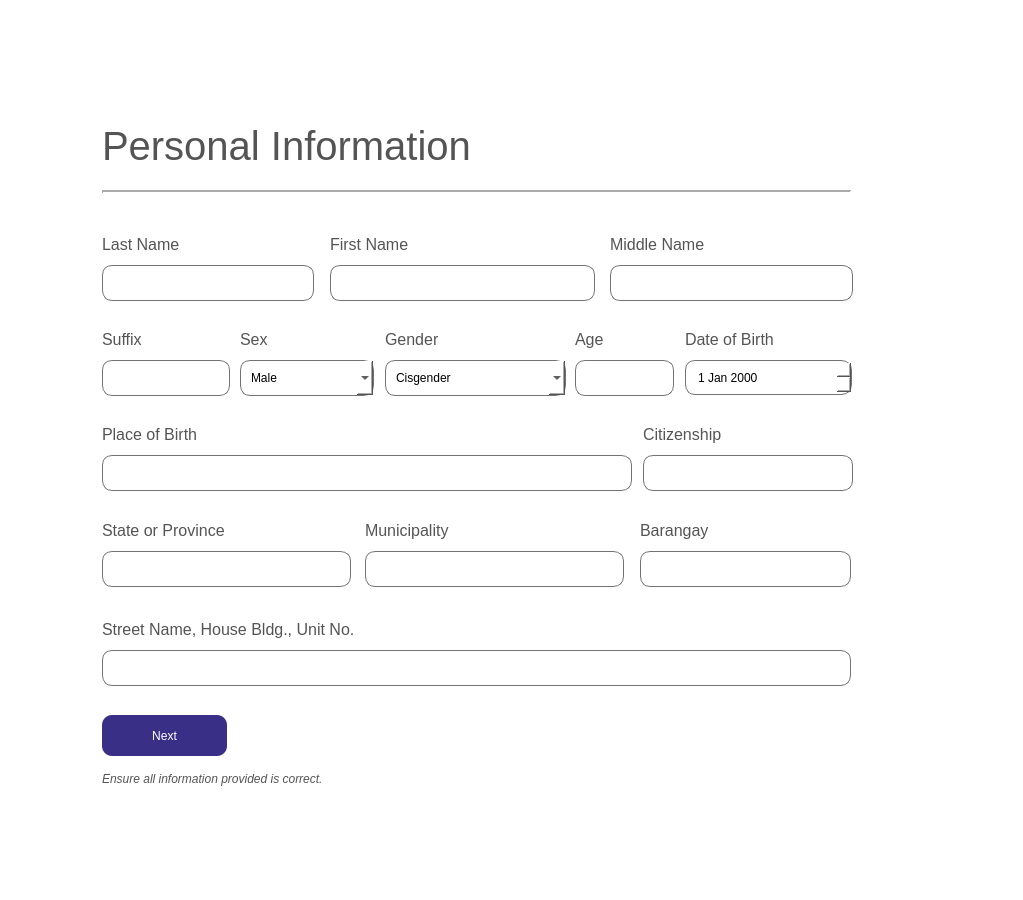
<?xml version="1.0" encoding="UTF-8"?>
<ui version="4.0">
 <class>Form</class>
 <widget class="QWidget" name="Form">
  <property name="geometry">
   <rect>
    <x>0</x>
    <y>0</y>
    <width>1023</width>
    <height>900</height>
   </rect>
  </property>
  <property name="windowTitle">
   <string>Form</string>
  </property>
  <property name="styleSheet">
   <string notr="true">background: white;</string>
  </property>
  <widget class="QWidget" name="widget" native="true">
   <property name="geometry">
    <rect>
     <x>0</x>
     <y>0</y>
     <width>1023</width>
     <height>900</height>
    </rect>
   </property>
   <widget class="QLabel" name="label">
    <property name="geometry">
     <rect>
      <x>102</x>
      <y>115</y>
      <width>541</width>
      <height>61</height>
     </rect>
    </property>
    <property name="styleSheet">
     <string notr="true">background-color: none;
font-family: 'Helvetica';
font-size: 30pt;
color: #545454;</string>
    </property>
    <property name="text">
     <string>Personal Information</string>
    </property>
   </widget>
   <widget class="Line" name="line">
    <property name="geometry">
     <rect>
      <x>102</x>
      <y>182</y>
      <width>749</width>
      <height>20</height>
     </rect>
    </property>
    <property name="lineWidth">
     <number>2</number>
    </property>
    <property name="orientation">
     <enum>Qt::Horizontal</enum>
    </property>
   </widget>
   <widget class="QLabel" name="label_2">
    <property name="geometry">
     <rect>
      <x>102</x>
      <y>234</y>
      <width>151</width>
      <height>21</height>
     </rect>
    </property>
    <property name="styleSheet">
     <string notr="true">font-family: 'Poppins';
font-size: 12pt;
color: #545454;</string>
    </property>
    <property name="text">
     <string>Last Name</string>
    </property>
   </widget>
   <widget class="QLineEdit" name="lname_line">
    <property name="geometry">
     <rect>
      <x>102</x>
      <y>265</y>
      <width>212</width>
      <height>36</height>
     </rect>
    </property>
    <property name="styleSheet">
     <string notr="true">border: 1px solid #737373;
border-radius: 10px;
padding-left: 10px;
font-family: 'Poppins';
font-size: 9pt;</string>
    </property>
   </widget>
   <widget class="QLabel" name="label_5">
    <property name="geometry">
     <rect>
      <x>330</x>
      <y>234</y>
      <width>151</width>
      <height>21</height>
     </rect>
    </property>
    <property name="styleSheet">
     <string notr="true">font-family: 'Poppins';
font-size: 12pt;
color: #545454;</string>
    </property>
    <property name="text">
     <string>First Name</string>
    </property>
   </widget>
   <widget class="QLineEdit" name="fname_line">
    <property name="geometry">
     <rect>
      <x>330</x>
      <y>265</y>
      <width>265</width>
      <height>36</height>
     </rect>
    </property>
    <property name="styleSheet">
     <string notr="true">border: 1px solid #737373;
border-radius: 10px;
padding-left: 10px;
font-family: 'Poppins';
font-size: 9pt;</string>
    </property>
   </widget>
   <widget class="QLabel" name="label_6">
    <property name="geometry">
     <rect>
      <x>610</x>
      <y>234</y>
      <width>151</width>
      <height>21</height>
     </rect>
    </property>
    <property name="styleSheet">
     <string notr="true">font-family: 'Poppins';
font-size: 12pt;
color: #545454;</string>
    </property>
    <property name="text">
     <string>Middle Name</string>
    </property>
   </widget>
   <widget class="QLineEdit" name="mname_line">
    <property name="geometry">
     <rect>
      <x>610</x>
      <y>265</y>
      <width>243</width>
      <height>36</height>
     </rect>
    </property>
    <property name="styleSheet">
     <string notr="true">border: 1px solid #737373;
border-radius: 10px;
padding-left: 10px;
font-family: 'Poppins';
font-size: 9pt;</string>
    </property>
   </widget>
   <widget class="QLabel" name="label_11">
    <property name="geometry">
     <rect>
      <x>102</x>
      <y>329</y>
      <width>131</width>
      <height>21</height>
     </rect>
    </property>
    <property name="styleSheet">
     <string notr="true">font-family: 'Poppins';
font-size: 12pt;
color: #545454;</string>
    </property>
    <property name="text">
     <string>Suffix</string>
    </property>
   </widget>
   <widget class="QLineEdit" name="suffix_line">
    <property name="geometry">
     <rect>
      <x>102</x>
      <y>360</y>
      <width>128</width>
      <height>36</height>
     </rect>
    </property>
    <property name="styleSheet">
     <string notr="true">border: 1px solid #737373;
border-radius: 10px;
padding-left: 10px;
font-family: 'Poppins';
font-size: 9pt;</string>
    </property>
   </widget>
   <widget class="QLabel" name="label_17">
    <property name="geometry">
     <rect>
      <x>240</x>
      <y>329</y>
      <width>131</width>
      <height>21</height>
     </rect>
    </property>
    <property name="styleSheet">
     <string notr="true">font-family: 'Poppins';
font-size: 12pt;
color: #545454;</string>
    </property>
    <property name="text">
     <string>Sex</string>
    </property>
   </widget>
   <widget class="QLabel" name="label_24">
    <property name="geometry">
     <rect>
      <x>385</x>
      <y>329</y>
      <width>131</width>
      <height>21</height>
     </rect>
    </property>
    <property name="styleSheet">
     <string notr="true">font-family: 'Poppins';
font-size: 12pt;
color: #545454;</string>
    </property>
    <property name="text">
     <string>Gender</string>
    </property>
   </widget>
   <widget class="QLineEdit" name="age_line">
    <property name="geometry">
     <rect>
      <x>575</x>
      <y>360</y>
      <width>99</width>
      <height>36</height>
     </rect>
    </property>
    <property name="styleSheet">
     <string notr="true">border: 1px solid #737373;
border-radius: 10px;
padding-left: 10px;
font-family: 'Poppins';
font-size: 9pt;</string>
    </property>
   </widget>
   <widget class="QLabel" name="label_25">
    <property name="geometry">
     <rect>
      <x>575</x>
      <y>329</y>
      <width>101</width>
      <height>21</height>
     </rect>
    </property>
    <property name="styleSheet">
     <string notr="true">font-family: 'Poppins';
font-size: 12pt;
color: #545454;</string>
    </property>
    <property name="text">
     <string>Age</string>
    </property>
   </widget>
   <widget class="QComboBox" name="sex_combo">
    <property name="geometry">
     <rect>
      <x>240</x>
      <y>360</y>
      <width>134</width>
      <height>36</height>
     </rect>
    </property>
    <property name="styleSheet">
     <string notr="true">border: 1px solid #737373;
border-radius: 10px;
padding-left: 10px;
font-family: 'Poppins';
font-size: 9pt;</string>
    </property>
    <item>
     <property name="text">
      <string>Male</string>
     </property>
    </item>
    <item>
     <property name="text">
      <string>Female</string>
     </property>
    </item>
   </widget>
   <widget class="QComboBox" name="gender_combo">
    <property name="geometry">
     <rect>
      <x>385</x>
      <y>360</y>
      <width>181</width>
      <height>36</height>
     </rect>
    </property>
    <property name="styleSheet">
     <string notr="true">border: 1px solid #737373;
border-radius: 10px;
padding-left: 10px;
font-family: 'Poppins';
font-size: 9pt;</string>
    </property>
    <item>
     <property name="text">
      <string>Cisgender</string>
     </property>
    </item>
   </widget>
   <widget class="QLabel" name="label_26">
    <property name="geometry">
     <rect>
      <x>685</x>
      <y>329</y>
      <width>151</width>
      <height>21</height>
     </rect>
    </property>
    <property name="styleSheet">
     <string notr="true">font-family: 'Poppins';
font-size: 12pt;
color: #545454;</string>
    </property>
    <property name="text">
     <string>Date of Birth</string>
    </property>
   </widget>
   <widget class="QDateEdit" name="dob_date">
    <property name="geometry">
     <rect>
      <x>685</x>
      <y>360</y>
      <width>167</width>
      <height>35</height>
     </rect>
    </property>
    <property name="styleSheet">
     <string notr="true">border: 1px solid #737373;
border-radius: 10px;
padding-left: 10px;
font-family: 'Poppins';
font-size: 9pt;</string>
    </property>
   </widget>
   <widget class="QLabel" name="label_27">
    <property name="geometry">
     <rect>
      <x>102</x>
      <y>424</y>
      <width>331</width>
      <height>21</height>
     </rect>
    </property>
    <property name="styleSheet">
     <string notr="true">font-family: 'Poppins';
font-size: 12pt;
color: #545454;</string>
    </property>
    <property name="text">
     <string>Place of Birth</string>
    </property>
   </widget>
   <widget class="QLineEdit" name="birthplace_line">
    <property name="geometry">
     <rect>
      <x>102</x>
      <y>455</y>
      <width>530</width>
      <height>36</height>
     </rect>
    </property>
    <property name="styleSheet">
     <string notr="true">border: 1px solid #737373;
border-radius: 10px;
padding-left: 10px;
font-family: 'Poppins';
font-size: 9pt;</string>
    </property>
   </widget>
   <widget class="QLineEdit" name="citizenship_line">
    <property name="geometry">
     <rect>
      <x>643</x>
      <y>455</y>
      <width>210</width>
      <height>36</height>
     </rect>
    </property>
    <property name="styleSheet">
     <string notr="true">border: 1px solid #737373;
border-radius: 10px;
padding-left: 10px;
font-family: 'Poppins';
font-size: 9pt;</string>
    </property>
   </widget>
   <widget class="QLabel" name="label_38">
    <property name="geometry">
     <rect>
      <x>643</x>
      <y>424</y>
      <width>181</width>
      <height>21</height>
     </rect>
    </property>
    <property name="styleSheet">
     <string notr="true">font-family: 'Poppins';
font-size: 12pt;
color: #545454;</string>
    </property>
    <property name="text">
     <string>Citizenship</string>
    </property>
   </widget>
   <widget class="QLineEdit" name="state_line">
    <property name="geometry">
     <rect>
      <x>102</x>
      <y>551</y>
      <width>249</width>
      <height>36</height>
     </rect>
    </property>
    <property name="styleSheet">
     <string notr="true">border: 1px solid #737373;
border-radius: 10px;
padding-left: 10px;
font-family: 'Poppins';
font-size: 9pt;</string>
    </property>
   </widget>
   <widget class="QLabel" name="label_39">
    <property name="geometry">
     <rect>
      <x>102</x>
      <y>520</y>
      <width>251</width>
      <height>21</height>
     </rect>
    </property>
    <property name="styleSheet">
     <string notr="true">font-family: 'Poppins';
font-size: 12pt;
color: #545454;</string>
    </property>
    <property name="text">
     <string>State or Province</string>
    </property>
   </widget>
   <widget class="QLineEdit" name="municipal_line">
    <property name="geometry">
     <rect>
      <x>365</x>
      <y>551</y>
      <width>259</width>
      <height>36</height>
     </rect>
    </property>
    <property name="styleSheet">
     <string notr="true">border: 1px solid #737373;
border-radius: 10px;
padding-left: 10px;
font-family: 'Poppins';
font-size: 9pt;</string>
    </property>
   </widget>
   <widget class="QLabel" name="label_40">
    <property name="geometry">
     <rect>
      <x>365</x>
      <y>520</y>
      <width>251</width>
      <height>21</height>
     </rect>
    </property>
    <property name="styleSheet">
     <string notr="true">font-family: 'Poppins';
font-size: 12pt;
color: #545454;</string>
    </property>
    <property name="text">
     <string>Municipality</string>
    </property>
   </widget>
   <widget class="QLineEdit" name="brgy_line">
    <property name="geometry">
     <rect>
      <x>640</x>
      <y>551</y>
      <width>211</width>
      <height>36</height>
     </rect>
    </property>
    <property name="styleSheet">
     <string notr="true">border: 1px solid #737373;
border-radius: 10px;
padding-left: 10px;
font-family: 'Poppins';
font-size: 9pt;</string>
    </property>
   </widget>
   <widget class="QLabel" name="label_41">
    <property name="geometry">
     <rect>
      <x>640</x>
      <y>520</y>
      <width>211</width>
      <height>21</height>
     </rect>
    </property>
    <property name="styleSheet">
     <string notr="true">font-family: 'Poppins';
font-size: 12pt;
color: #545454;</string>
    </property>
    <property name="text">
     <string>Barangay</string>
    </property>
   </widget>
   <widget class="QLineEdit" name="st_line">
    <property name="geometry">
     <rect>
      <x>102</x>
      <y>650</y>
      <width>749</width>
      <height>36</height>
     </rect>
    </property>
    <property name="styleSheet">
     <string notr="true">border: 1px solid #737373;
border-radius: 10px;
padding-left: 10px;
font-family: 'Poppins';
font-size: 9pt;</string>
    </property>
   </widget>
   <widget class="QLabel" name="label_56">
    <property name="geometry">
     <rect>
      <x>102</x>
      <y>619</y>
      <width>441</width>
      <height>21</height>
     </rect>
    </property>
    <property name="styleSheet">
     <string notr="true">font-family: 'Poppins';
font-size: 12pt;
color: #545454;</string>
    </property>
    <property name="text">
     <string>Street Name, House Bldg., Unit No.</string>
    </property>
   </widget>
   <widget class="QPushButton" name="nxt_btn">
    <property name="geometry">
     <rect>
      <x>102</x>
      <y>715</y>
      <width>125</width>
      <height>41</height>
     </rect>
    </property>
    <property name="styleSheet">
     <string notr="true">QPushButton {
border:none;
font-family: 'Poppins';
font-size: 9pt;
background: none;
background-color: #3a2f86;
border-radius: 10px;
color: white;
}

QPushButton:hover {
background-color: #231c53;
}



</string>
    </property>
    <property name="text">
     <string>Next</string>
    </property>
   </widget>
   <widget class="QLabel" name="label_57">
    <property name="geometry">
     <rect>
      <x>102</x>
      <y>768</y>
      <width>441</width>
      <height>21</height>
     </rect>
    </property>
    <property name="styleSheet">
     <string notr="true">font-family: 'Helvetica';
font-size: 9pt;
color: #545454;
font-style: italic;</string>
    </property>
    <property name="text">
     <string>Ensure all information provided is correct.</string>
    </property>
   </widget>
  </widget>
 </widget>
 <resources/>
 <connections/>
</ui>
